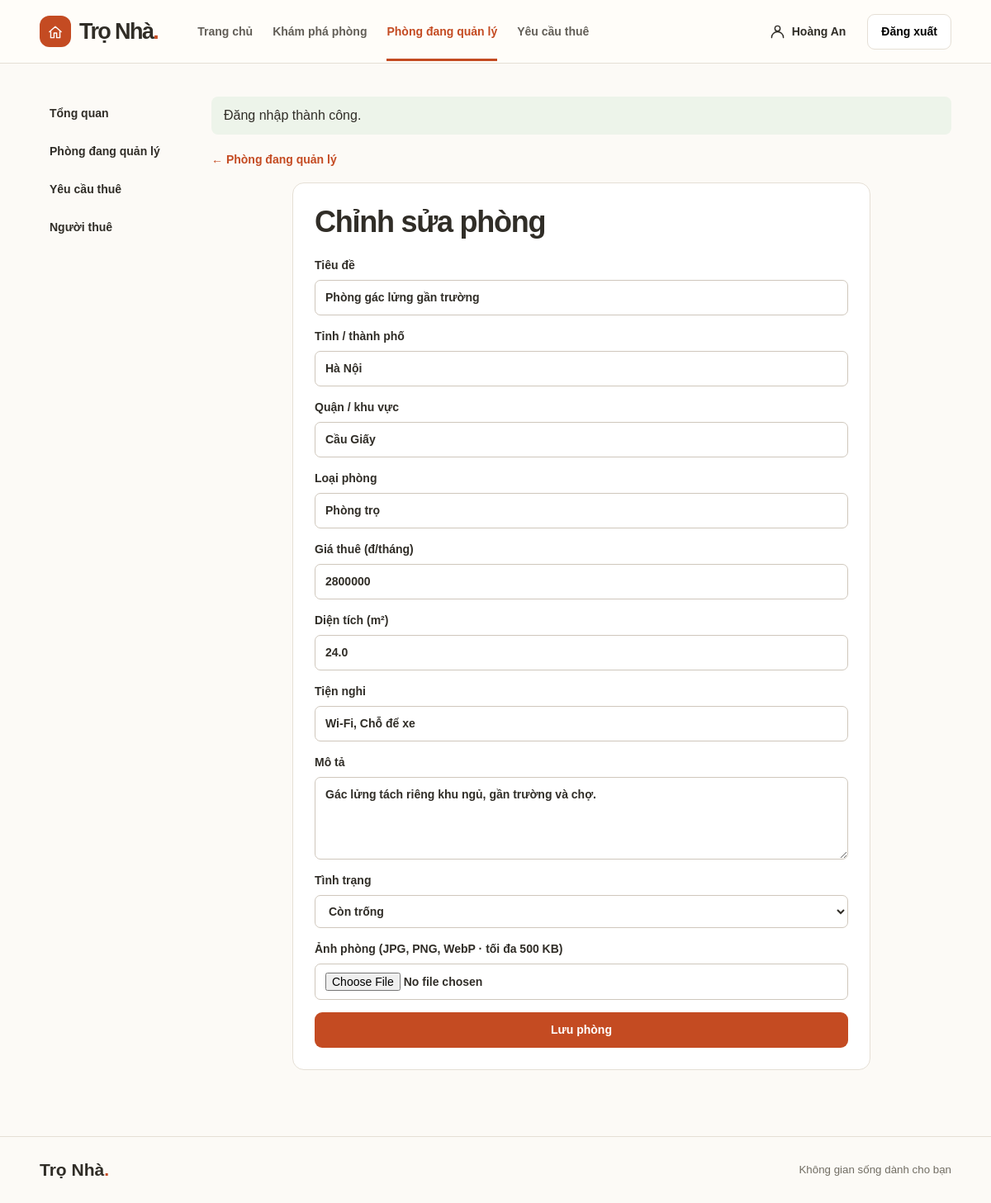
The page /landlord/rooms/edit.php?id=2 (signed in) on the database its author committed.
### tables this page shows
CREATE TABLE IF NOT EXISTS users (
 id INT UNSIGNED AUTO_INCREMENT PRIMARY KEY, name VARCHAR(120) NOT NULL, email VARCHAR(150) NOT NULL UNIQUE,
 hash VARCHAR(255) NOT NULL, role ENUM('renter','landlord','admin') NOT NULL, phone VARCHAR(24) NOT NULL DEFAULT ''
);

CREATE TABLE IF NOT EXISTS rooms (
 id INT UNSIGNED AUTO_INCREMENT PRIMARY KEY, owner INT UNSIGNED NOT NULL, title VARCHAR(160) NOT NULL,
 city VARCHAR(100) NOT NULL, district VARCHAR(120) NOT NULL, price INT UNSIGNED NOT NULL, area DECIMAL(7,1) NOT NULL,
 type VARCHAR(50) NOT NULL DEFAULT 'Phòng trọ', description TEXT NOT NULL, amenities VARCHAR(500) NOT NULL,
 image MEDIUMTEXT NOT NULL, available TINYINT NOT NULL DEFAULT 1, hidden TINYINT NOT NULL DEFAULT 0,
 archived TINYINT NOT NULL DEFAULT 0, FOREIGN KEY(owner) REFERENCES users(id)
);

### config/auth.php (called while the page is built, shortened)
<?php
require_once __DIR__.'/database.php';
function h($value){return htmlspecialchars((string)$value,ENT_QUOTES|ENT_SUBSTITUTE,'UTF-8');}
function sql($query,$args=[]){$s=getConnection()->prepare($query);$s->execute($args);return $s;}
function one($query,$args=[]){return sql($query,$args)->fetch();}
function url($page='home',$args=[]){
 $script=str_replace(DIRECTORY_SEPARATOR,'/',$_SERVER['SCRIPT_NAME']);
 $file=str_replace(DIRECTORY_SEPARATOR,'/',$_SERVER['SCRIPT_FILENAME']);
 $relative=substr($file,strlen(str_replace(DIRECTORY_SEPARATOR,'/',ROOT)));
 $prefix=substr($script,0,strlen($script)-strlen($relative));
 if($page==='browse'){
  if(isset($args['id']))$page='detail';
  else $args=['browse'=>1]+$args;
 }
 return $prefix.'/'.ROUTES[$page].($args?'?'.http_build_query($args):'');
}
function startup($page){
 try{
 $user=isset($_SESSION['uid'])?one('SELECT id,name,email,role,phone FROM users WHERE id=?',[$_SESSION['uid']]):null;
 }catch(DomainException $e){$error=$e->getMessage();}
 catch(PDOException $e){if(isset($e->errorInfo[1])&&$e->errorInfo[1]===1062){$error='Email này đã được sử dụng.';}else{databaseError();}}
}
function asset($path){return substr(url('home'),0,-strlen('pages/home.php')).$path;}
function startPage($key){
 global $page,$user,$error,$ownerArea;
 $page=$key;
 startup($key);
 require ROOT.'/components/header.php';
}

### landlord/rooms/edit.php (called while the page is built)
<?php
require dirname(__DIR__, 2) . '/config/auth.php';
startPage('room_edit');
?>
<?php require ROOT.'/components/room_form.php'; ?>
<?php require ROOT.'/components/footer.php'; ?>

### config/database.php (called while the page is built)
<?php
function getConnection(): PDO {
    static $pdo;
    if (!$pdo) {
        $dsn = sprintf('mysql:host=%s;port=%s;dbname=%s;charset=utf8mb4', getenv('DB_HOST') ?: '127.0.0.1', getenv('DB_PORT') ?: '3307', getenv('DB_NAME') ?: 'quan_ly_phong_tro');
        $pdo = new PDO($dsn, getenv('DB_USER') ?: 'root', getenv('DB_PASSWORD') ?: '', [
            PDO::ATTR_ERRMODE => PDO::ERRMODE_EXCEPTION, PDO::ATTR_DEFAULT_FETCH_MODE => PDO::FETCH_ASSOC,
            PDO::ATTR_EMULATE_PREPARES => false
        ]);
    }
    return $pdo;
}

### components/room_form.php (the view, shortened to what this page needs)
<?php if(!defined('ROOT'))exit;
$id=$page==='room_edit'?(int)($_GET['id']??0):0;$r=$id?one('SELECT * FROM rooms WHERE id=? AND owner=? AND archived=0',[$id,$user['id']]):[];
if($id&&!$r){echo '<p class="empty">Không tìm thấy phòng của bạn.</p>';return;}?>
<a class="text-link" href="<?=url('rooms')?>">← Phòng đang quản lý</a><div class="panel form-panel wide"><h1><?=$id?'Chỉnh sửa phòng':'Đăng phòng cho thuê'?></h1>
<form method="post" enctype="multipart/form-data"><?=csrf()?><input type="hidden" name="action" value="save"><input type="hidden" name="id" value="<?=$id?>">
<?php foreach(['title'=>'Tiêu đề','city'=>'Tỉnh / thành phố','district'=>'Quận / khu vực','type'=>'Loại phòng','price'=>'Giá thuê (đ/tháng)','area'=>'Diện tích (m²)','amenities'=>'Tiện nghi'] as $k=>$label):?><label><?=$label?><input name="<?=$k?>" value="<?=h($_POST[$k]??$r[$k]??($k==='type'?'Phòng trọ':''))?>" <?=$k!=='amenities'?'required':''?> <?=in_array($k,['price','area'])?'type="number" min="1" step="'.($k==='price'?'1':'0.1').'"':''?>></label><?php endforeach;?>
<label>Mô tả<textarea name="description" maxlength="2400" required><?=h($_POST['description']??$r['description']??'')?></textarea></label><label>Tình trạng<select name="available"><option value="1">Còn trống</option></select></label>
<label>Ảnh phòng (JPG, PNG, WebP · tối đa 500 KB)<input type="file" name="photo" accept="image/png,image/jpeg,image/webp"></label><button class="btn primary">Lưu phòng</button></form></div>

### components/header.php (shortened to what this page needs)
<?php
require_once ROOT.'/components/icons.php';
$ownerArea=str_starts_with(ROUTES[$page],'landlord/');
$nav=['home'=>'Trang chủ','browse'=>'Khám phá phòng'];
if(($user['role']??'')==='landlord'){$nav['dashboard']='Phòng đang quản lý';$nav['inbox']='Yêu cầu thuê';}
$active=$page==='home'&&isset($_GET['browse'])?'browse':($ownerArea&&$page!=='inbox'?'dashboard':$page);
?>
<!doctype html><html lang="vi"><head><meta charset="utf-8"><meta name="viewport" content="width=device-width,initial-scale=1"><title><?=h($nav[$active]??'Phòng trọ')?> · Trọ Nhà</title>
<link rel="stylesheet" href="<?=asset('css/style.css')?>"><link rel="stylesheet" href="<?=asset('css/home.css')?>"><?php if($ownerArea):?><link rel="stylesheet" href="<?=asset('css/landlord.css')?>"><?php endif;?><link rel="stylesheet" href="<?=asset('css/auth.css')?>"><script defer src="<?=asset('js/app.js')?>"></script></head><body>
<a class="skip" href="#main">Đến nội dung chính</a><header><div class="wrap top"><a class="brand" href="<?=url()?>"><span class="logo-mark"><?=icon('home')?></span><span>Trọ Nhà<b>.</b></span></a><nav><?php foreach($nav as $key=>$label):?><a class="<?=$active===$key?'active':''?>" href="<?=url($key)?>"><?=h($label)?></a><?php endforeach;?></nav><div class="account">
<?php if($user):?><a class="btn plain" href="<?=url('profile')?>"><?=icon('user').h($user['name'])?></a><form method="post" action="<?=url('logout')?>"><?=csrf()?><button class="btn outline" name="action" value="logout">Đăng xuất</button></form><?php else:?><a class="btn plain" href="<?=url('login')?>"><?=icon('door')?>Đăng nhập</a><a class="btn primary" href="<?=url('register')?>">Đăng ký</a><?php endif;?></div></div></header>
<?php if($ownerArea):?><div class="wrap landlord-layout"><?php require ROOT.'/components/sidebar.php';endif;?>
<main tabindex="-1" id="main" class="<?=$ownerArea?'':'wrap '?>page <?=$active==='home'?'homepage':''?>"><?php if(isset($_SESSION['message'])):?><p class="flash" role="status"><?=h($_SESSION['message'])?></p><?php endif;?>

### css/style.css (style rules this page uses)
:root { --ink:#302d27;--muted:#716d63;--orange:#c44b22;--line:#e5dfd5;--paper:#fcfaf6;font-family:Arial,Helvetica,sans-serif;color:var(--ink);background:var(--paper);line-height:1.5 }
* { box-sizing:border-box }
body { margin:0 }
a { color:inherit;text-decoration:none }
button,input,select,textarea { font:inherit }
button,a,select { touch-action:manipulation }
button { cursor:pointer }
.wrap { width:min(1216px,92%);margin:auto }
header { background:#fffdf9;border-bottom:1px solid var(--line) }
.top { min-height:76px;display:flex;align-items:center;gap:clamp(20px,4vw,68px) }
.brand { display:inline-flex;gap:10px;align-items:center;font-size:27px;font-weight:800;letter-spacing:-1.6px;white-space:nowrap }
.brand b,footer strong span { color:var(--orange) }
.logo-mark { display:grid;place-items:center;width:38px;height:38px;border-radius:12px;background:var(--orange);color:white }
.top nav,.account,.actions { display:flex;align-items:center;gap:18px;flex-wrap:wrap }
.top nav { gap:24px }
.top nav a { color:#625e57;font-weight:600;font-size:14px;padding:26px 0 22px;border-bottom:3px solid transparent }
.top nav .active { color:var(--orange);border-color:var(--orange) }
.account { margin-left:auto;gap:9px }
.btn,.text-link { display:inline-flex;align-items:center;justify-content:center;gap:8px;font-weight:650 }
.btn { border:1px solid transparent;border-radius:9px;padding:10px 16px;font-size:14px }
.btn.primary { background:var(--orange);color:white }
.plain { background:transparent }
.btn.outline,.btn.danger { background:#fff;border-color:var(--line) }
.danger,.text-link,.room-link:hover { color:var(--orange) }
.text-link { font-size:14px }
.page { padding:40px 0 64px;min-height:77vh }
h1,h2,h3,p { margin:0 }
h1,h2 { letter-spacing:-1.25px;line-height:1.15 }
h1 { font-size:clamp(29px,3vw,42px);margin-bottom:22px }
.card,.panel,.row { background:white;border:1px solid var(--line);border-radius:14px }
.panel { padding:26px }
.form-panel { max-width:465px;margin:16px auto }
.wide { max-width:700px }
.form-panel form,.form-panel label { display:grid;gap:7px }
.form-panel form { gap:15px }
.form-panel label { font-size:14px;font-weight:600 }
.form-panel input,.form-panel select,.form-panel textarea { width:100%;padding:10px 12px;border:1px solid #cfc7bc;border-radius:7px;background:#fff;color:var(--ink) }
.form-panel textarea { min-height:100px;resize:vertical }

### css/landlord.css (style rules this page uses)
.landlord-layout { display: grid; grid-template-columns: 180px minmax(0, 1fr); gap: 28px; }

### css/auth.css (style rules this page uses)
.flash { background: #edf4ea; border-radius: 8px; padding: 11px 15px; margin-bottom: 18px; }
.account form { margin: 0; }

### rows shown on the page
users: name "Hoàng An"
rooms: title "Phòng gác lửng gần trường", city "Hà Nội", district "Cầu Giấy", type "Phòng trọ", price "2800000", area "24.0", amenities "Wi-Fi, Chỗ để xe", description "Gác lửng tách riêng khu ngủ, gần trường và chợ."

### other values the page prints
$label "Trang chủ"
$label "Khám phá phòng"
$label "Phòng đang quản lý"
$label "Yêu cầu thuê"
$label "Tổng quan"
$label "Người thuê"
$_SESSION['message'] "Đăng nhập thành công."
$label "Tiêu đề"
$label "Tỉnh / thành phố"
$label "Quận / khu vực"
$label "Loại phòng"
$label "Giá thuê (đ/tháng)"
$label "Diện tích (m²)"
$label "Tiện nghi"
